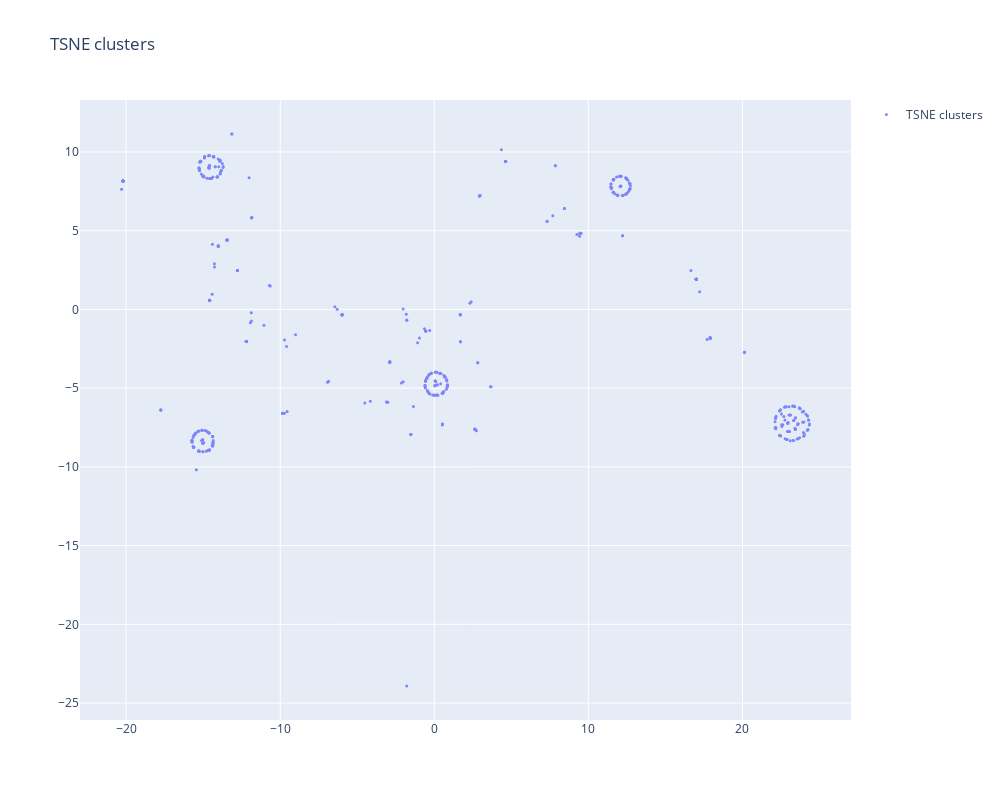

Notebook source saved alongside this figure:
### Code cell
labels = [str(i) for i in range(5)]
sentences = all_explanations
embeddings = model.encode(sentences)
embeddings.shape
display_PROJ_pretty(embeddings, sentences, labels, PROJ = 'TSNE')

### Figure 1 — Plotly figure (JSON) as saved in the notebook; plotly's stock layout.template omitted (floating-point values rounded to 4 significant figures; data arrays with more than 128 entries replaced by an {"elided": "..."} marker saying what was removed)
{"data": [{"marker": {"colorscale": [[0, "rgb(0,0,131)"], [0.2, "rgb(0,60,170)"], [0.4, "rgb(5,255,255)"], [0.6, "rgb(255,255,0)"], [0.8, "rgb(250,0,0)"], [1, "rgb(128,0,0)"]], "showscale": false, "size": 3}, "mode": "markers", "name": "TSNE clusters", "opacity": 0.8, "showlegend": true, "text": {"elided": "555 str values"}, "type": "scatter", "x": {"elided": "555 float values"}, "y": {"elided": "555 float values"}}], "layout": {"height": 800, "hovermode": "closest", "showlegend": true, "title": {"text": "TSNE clusters"}, "width": 1000, "xaxis": {"zeroline": false}, "yaxis": {"zeroline": false}}}
